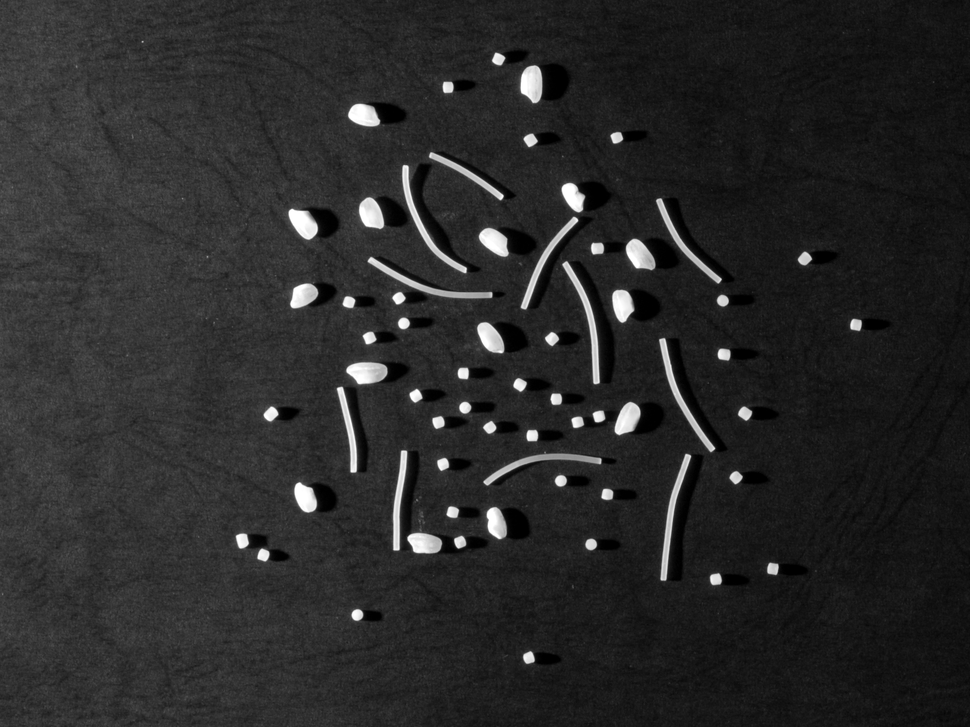
#> input picture Pasta_problem/pasta_image_or.tiff, 970 x 727 px, shrunk from 1611 x 1208 before the run; the run also reads 1 picture not shown here
$ jupyter execute pasta_final.ipynb
#> lines starting #> are read from the running program, lines starting #| are printed output that depends on the picture; after the words box and inside, x2 and y2 are one past the last pixel; in counts of white or black regions, pixels touching at a corner belong together
# Detecting pasta elements in an image:

[cell 1]
#import libraries
import cv2
import numpy as np
import matplotlib.pyplot as plt #to show the results in the python output

This is the image we have:

[cell 2]
image = cv2.imread('pasta_image_or.tiff')
#> image is the input picture: shape (727, 970, 3); min 0, max 255, mean 41.5
image = cv2.cvtColor(image, cv2.COLOR_BGR2GRAY)
#> image: shape (727, 970)
plt.imshow(cv2.cvtColor(image, cv2.COLOR_GRAY2BGR))

We will call them:
- Pasta (Bigger balls)
- Spaguetti (Just spaguetti)
- Grains (small balls)

First of all we convert it to black and white:

[cell 3]
#apply
(thresh, blackAndWhiteImage) = cv2.threshold(image, 127, 255, cv2.THRESH_BINARY)
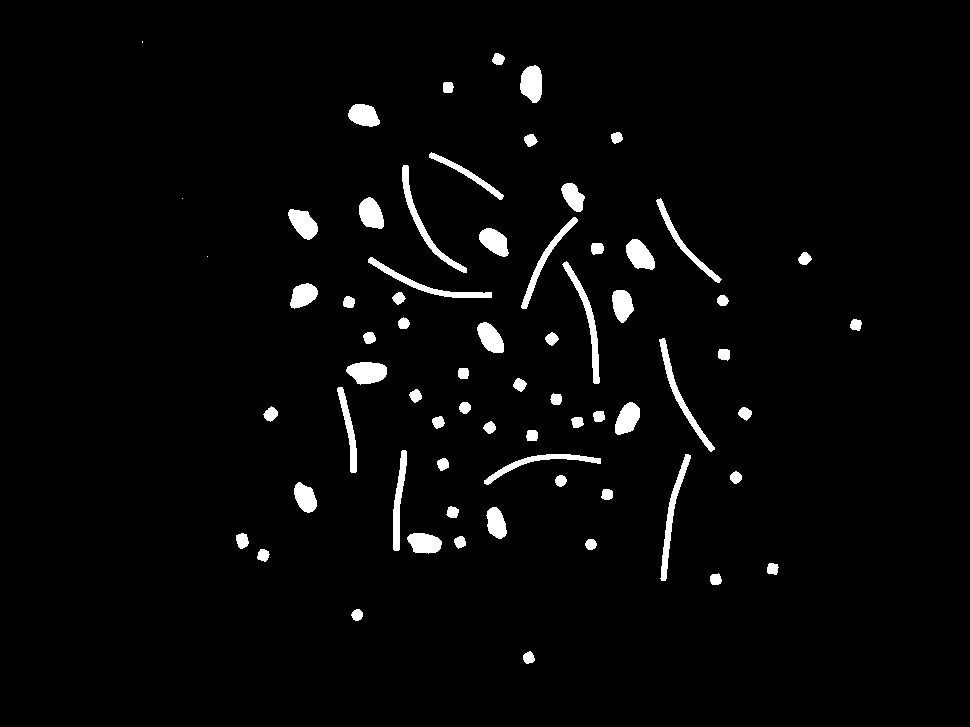
#> blackAndWhiteImage: shape (727, 970); 2.9% white; 68 white regions (3 under 20 px), largest, box (x1, y1, x2, y2) and area: (562, 261, 600, 384) 836, (402, 165, 467, 273) 834, (660, 454, 691, 581) 806

plt.imshow(blackAndWhiteImage, cmap='gray')

## Separating blobs

We will erode the image with different kernels to select one type of pasta or the other

Erosion to detect pasta:

[cell 4]
kernel = np.ones((17, 17), np.uint8)

img_erosion = cv2.erode(blackAndWhiteImage, kernel, iterations=1)
#> img_erosion: shape (727, 970); 0.01% white; 6 white regions (4 under 20 px), largest, box (x1, y1, x2, y2) and area: (529, 78, 534, 87) 29, (363, 371, 373, 375) 27
pasta = cv2.dilate(img_erosion, kernel)
#> pasta: shape (727, 970); 0.3% white; 5 white regions, box (x1, y1, x2, y2) and area: (521, 70, 542, 95) 509, (355, 363, 381, 383) 507, (413, 535, 435, 553) 392, (361, 204, 380, 224) 371, (354, 106, 374, 124) 356

plt.imshow(cv2.cvtColor(pasta, cv2.COLOR_GRAY2BGR))

[cell 5]
#We make the detected pasta image blobs a bit bigger in order to substract more cleanly
kernel = np.ones((30, 30), np.uint8)
bigger_pasta = cv2.dilate(pasta, kernel)
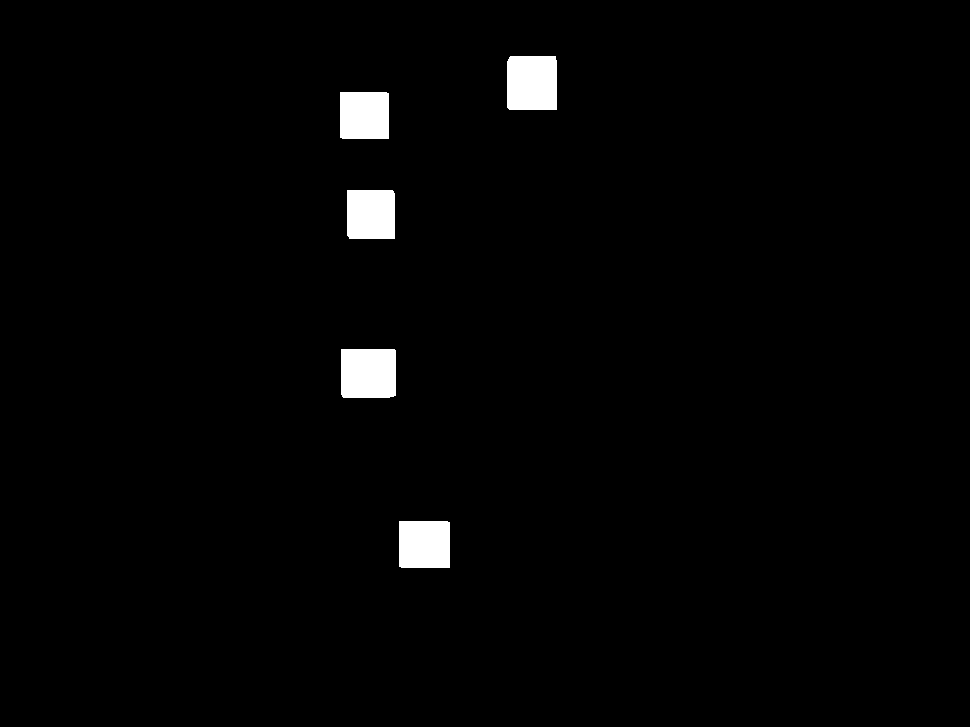
#> bigger_pasta: shape (727, 970); 1.8% white; 5 white regions, box (x1, y1, x2, y2) and area: (507, 56, 557, 110) 2684, (341, 349, 396, 398) 2682, (399, 521, 450, 568) 2393, (347, 190, 395, 239) 2343, (340, 92, 389, 139) 2299

#We substract the pasta from the image
sub = cv2.subtract(blackAndWhiteImage,bigger_pasta)
plt.imshow(cv2.cvtColor(sub, cv2.COLOR_GRAY2BGR))

Erosion to detect grains

Now we work with the substracted image, where only spaguetti and grains appear:
We want to get rid of spaguetti

[cell 6]
#create kernel with ellipse shape and size 15x15,so a circle
kernel_circle = cv2.getStructuringElement(cv2.MORPH_ELLIPSE,(15,15))
kernel_circle

[cell 7]
#erode the image
grains = cv2.erode(sub, kernel_circle)
#> grains: shape (727, 970); 0.1% white; 10 white regions (1 under 20 px), largest, box (x1, y1, x2, y2) and area: (633, 246, 647, 262) 99, (297, 217, 311, 232) 88, (486, 235, 500, 248) 85

#apply another kernel with circle shape but size 10x10
kernel = cv2.getStructuringElement(cv2.MORPH_ELLIPSE,(10,10))
grains = cv2.dilate(grains, kernel)
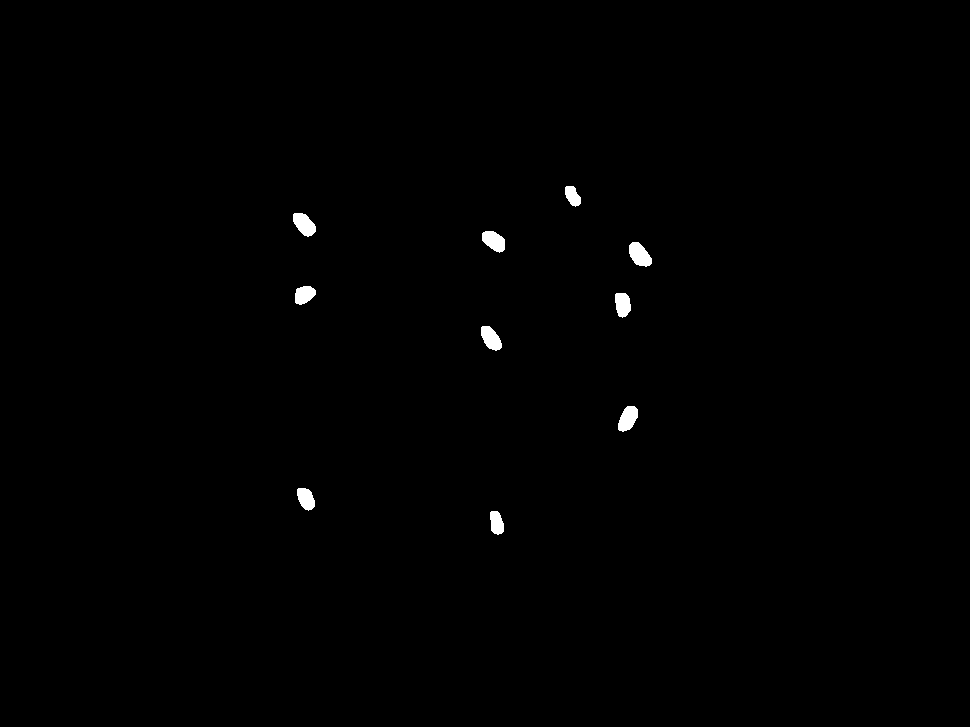
#> grains: shape (727, 970); 0.46% white; 10 white regions, largest, box (x1, y1, x2, y2) and area: (629, 242, 652, 267) 393, (293, 213, 316, 237) 369, (618, 406, 638, 432) 365

plt.imshow(cv2.cvtColor(grains, cv2.COLOR_GRAY2BGR))
plt.show()

[cell 8]
#dilate with the same kernel to get slightly bigger dots so it substracts more cleanly
to_sub = cv2.dilate(grains, kernel)
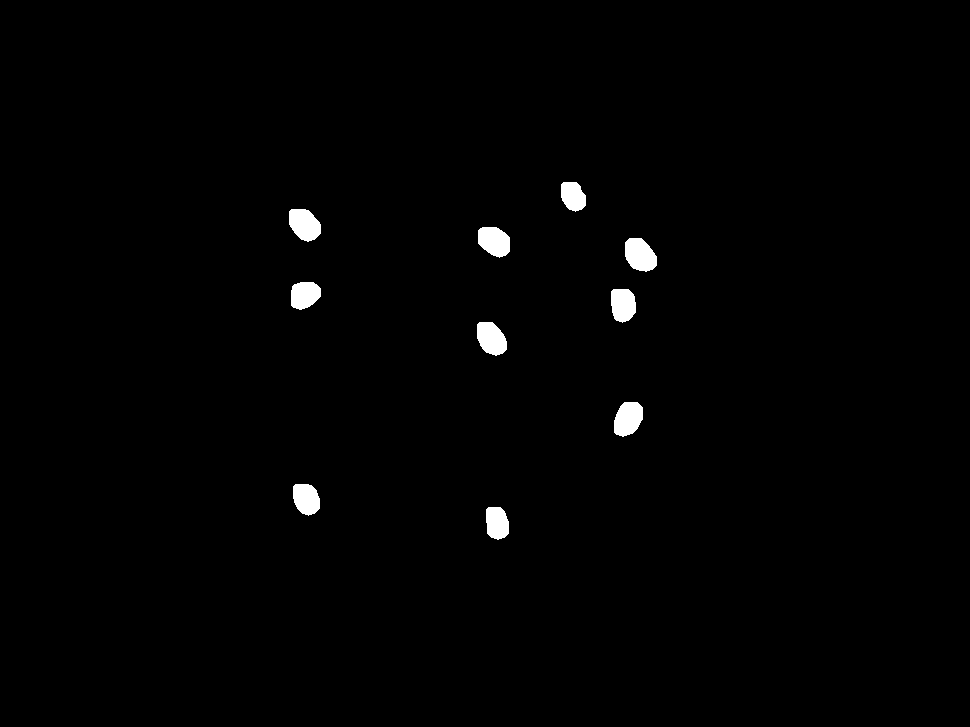
#> to_sub: shape (727, 970); 1% white; 10 white regions, largest, box (x1, y1, x2, y2) and area: (625, 238, 657, 272) 827, (289, 209, 321, 242) 790, (614, 402, 643, 437) 788

plt.imshow(cv2.cvtColor(to_sub, cv2.COLOR_GRAY2BGR))

Substract to isolate spaguetti:

[cell 9]
spaguetti = cv2.subtract(sub, to_sub)
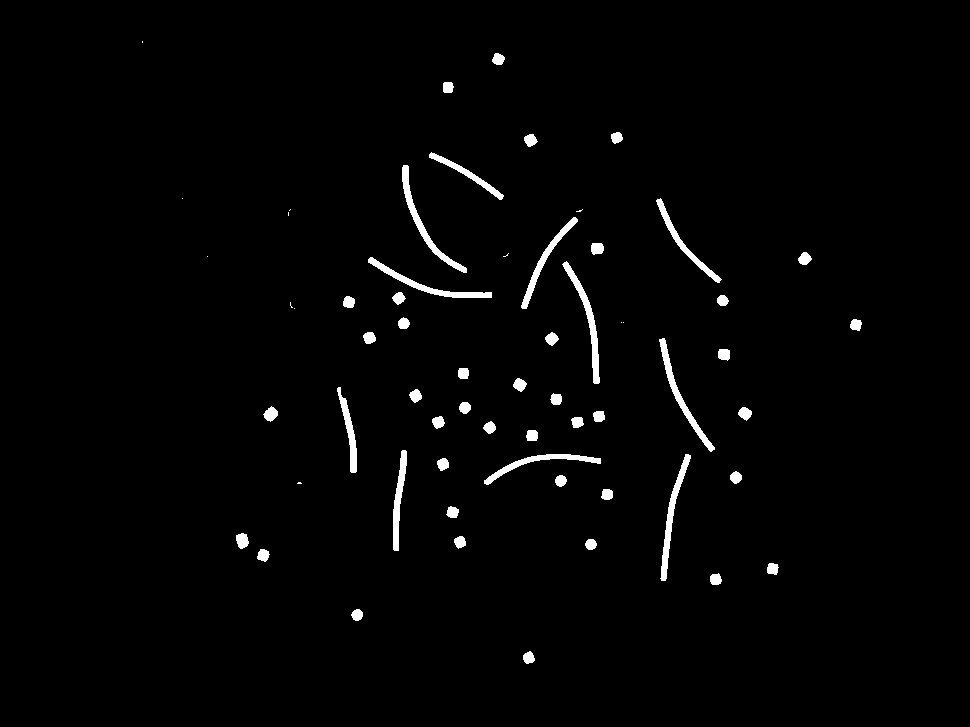
#> spaguetti: shape (727, 970); 1.8% white; 62 white regions (12 under 20 px), largest, box (x1, y1, x2, y2) and area: (562, 261, 600, 384) 836, (402, 165, 467, 273) 834, (660, 454, 691, 581) 806
plt.imshow(cv2.cvtColor(spaguetti, cv2.COLOR_GRAY2BGR))

Save obtained images:

[cell 10]
cv2.imwrite("Pasta_images/isolated/pasta.png", pasta)
cv2.imwrite("Pasta_images/isolated/grains.png", grains)
cv2.imwrite("Pasta_images/isolated/spaguetti.png", spaguetti)
#> Out = True

## Counting number of elements of each type:

[cell 11]
#pasta = cv2.imread("Pasta_images/isolated/pasta.png")
#grains = cv2.imread("Pasta_images/isolated/grains.png")
#spagutti = cv2.imread("Pasta_images/isolated/spaguetti.png")

We will use connected component analysis to detect how many blobs we have in our image

[cell 12]
#example, start with one image, pasta just because
IDS = np.zeros(pasta.shape)
IDS

[cell 13]
#We'll use a 8 connectivity structuring element
se = np.array(
      [[1,1,1],
      [1,0,1],
      [1,1,1]]
)

[cell 14]
import math

[cell 15]
def blob_detection(img,se):
   cnt_label = 1
   IDS = np.zeros(pasta.shape)
   for j,row in enumerate(IDS):
      for i,IDS_pix in enumerate(row):
         if(img[j,i]!=0):
            widw_half_len_x = math.floor(se.shape[0]/2)
            widw_half_len_y = math.floor(se.shape[1]/2)
            ids_window = IDS[j-widw_half_len_x:j+widw_half_len_x+1 , i-widw_half_len_y:i+widw_half_len_y+1]
            neigh = np.multiply(ids_window ,se) #element-wise multiplication
            if(np.sum(neigh)==0):
               IDS[j,i] = cnt_label
               cnt_label += 1
            else:
               IDS[j,i] = int(np.sum(neigh)/(9-len(np.where(neigh==0.)[0]))) #mean value of neigh different than 0
#> after the loop, cnt_label = 6

   return IDS, cnt_label

[cell 16]
IDS, cnt_label = blob_detection(pasta,se)
#> cnt_label = 6

[cell 17]
cnt_label
#> Out = 6

[cell 18]
for i in range(1,cnt_label+1):
    IDS_copy = IDS.copy()
    IDS_copy[np.where(IDS != i)] = 0
    print(f"LABEL {i}: ")
    plt.imshow(IDS_copy)
    plt.show()
#> this loop made 6 passes
#> pass 1, `plt.show()`:
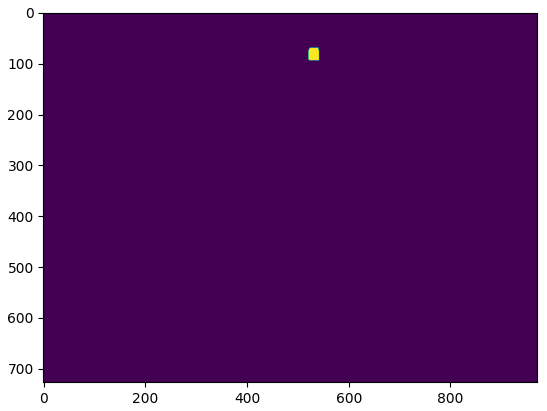
#> figure drawn by matplotlib, 1 panel
#> after the loop: IDS_copy: shape (727, 970) float64; every value is 0

Seems to be detecting, small imperfections in the image, we'll gaussian blurr everything and try again

[cell 19]
blurr_pasta = cv2.GaussianBlur(pasta,(11,11),sigmaX=10,borderType=cv2.BORDER_CONSTANT)
plt.imshow(blurr_pasta,cmap="gray")

[cell 20]
IDS, cnt_label = blob_detection(blurr_pasta,se)

[cell 21]
cnt_label
#> Out = 6

Doesn't improve much, therefore we'll do another approach, area threshold

[cell 22]
def area_threshold(IDS,pix_thr):

#> called with pix_thr = 300
    IDS_new = np.zeros(IDS.shape) #start a new matrix with all zeors
    cnt_newidx = 1
    for i in range(1,cnt_label+1):
        num_pix = len(np.where(IDS == i)[0]) #count number of pixels in that blob
        if num_pix >= pix_thr: #passed threshold
            IDS_new[np.where(IDS==i)] = cnt_newidx #save to the new matrix interesting blob with new id
            cnt_newidx += 1 #add1 to counter
#> this loop made 6 passes
#> num_pix on passes 1 to 6: 1069, 836, 861, 1067, 892, 0
#> after the loop, cnt_newidx = 6

    ##posterior addition for visualization purposes {
    IDS_colored = np.zeros((IDS.shape[0],IDS.shape[1],3),dtype=np.uint8) #will use as hsv
    hue_it = int(179/cnt_newidx)
#> hue_it = 29
    A = 0
    for idx in range(1,cnt_newidx):
        IDS_colored[np.where(IDS_new == idx)] = [idx*hue_it,255,255]

    IDS_colored = cv2.cvtColor(IDS_colored,cv2.COLOR_HSV2RGB)


    plt.imshow(IDS_colored)
    ax = plt.gca()
    ax.get_xaxis().set_visible(False)
    ax.get_yaxis().set_visible(False)
    plt.show()
    #}


    return IDS_new ,cnt_newidx-1 #-1 as the last new id generated when +=1 doens't exist

[cell 23]
IDS, cnt_label = area_threshold(IDS,300)
#> cnt_label = 5

[cell 24]
cnt_label
#> Out = 5

[cell 25]
for i in range(1,cnt_label+1):
    IDS_copy = IDS.copy()
    IDS_copy[np.where(IDS != i)] = 0
    print(f"LABEL {i}: ")
    plt.imshow(IDS_copy)
    plt.show()
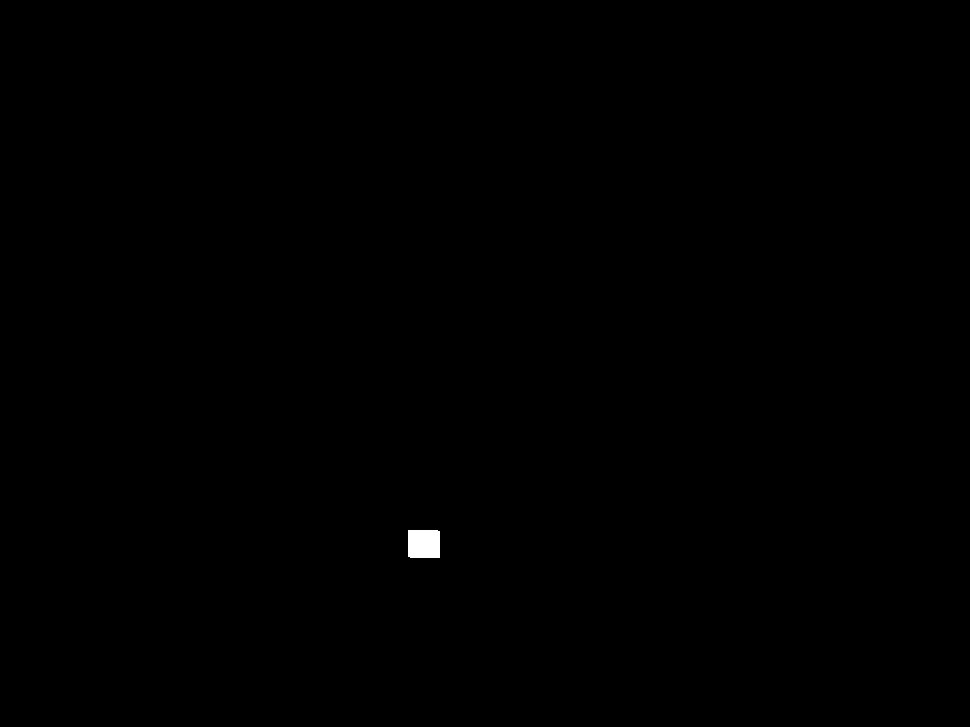
#> IDS_copy: shape (727, 970) float64; values 0 (black) and 5 (white), 0.13% white; 1 white region, box (x1, y1, x2, y2) and area: (408, 530, 440, 558) 892

WORKS LIKE A CHARM :)

Put the original image as reference to check if its working properly

[cell 26]
image = cv2.imread('OriginalImage.tif')
image = cv2.cvtColor(image, cv2.COLOR_BGR2GRAY)
plt.imshow(cv2.cvtColor(image, cv2.COLOR_GRAY2BGR))

[cell 27]
#We'll use a 8 connectivity structuring element
se = np.array(
      [[1,1,1],
      [1,0,1],
      [1,1,1]]
)

[cell 28]
#Now go over all images:
images = {"pasta":pasta,"grains":grains,"spaguetti":spaguetti}
THR_pix = 140 #this is a general threshold for all images,
#could achive better results with a more general thr
# if it was more or less adjusted to each image

for key in images:
    IDS, cnt_label = blob_detection(images[key],se)
    IDS, cnt_label = area_threshold(IDS,THR_pix)
    print(f"detected {cnt_label} {key} objects in image ")
#> this loop made 3 passes
#> (key, hue_it in area_threshold) on passes 1 to 3: ('pasta', 29), ('grains', 16), ('spaguetti', 12)
#| detected 5 pasta objects in image
#| detected 10 grains objects in image
#| detected 13 spaguetti objects in image
